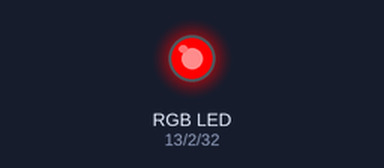
This sketch was run on a simulated ESP32. Parts: an RGB LED mixed from three pins (HIGH = lit).

Above: at 0.2 s.
At 1.2 s:
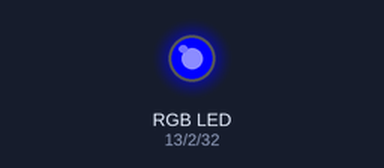
At 1.7 s:
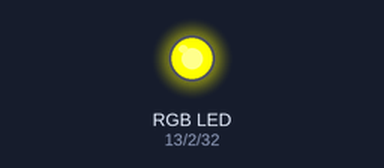
At 2.2 s:
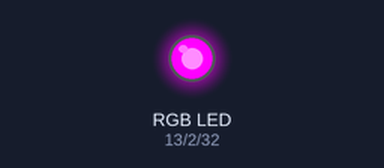
At 3.2 s:
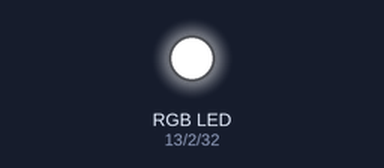
At 4.7 s:
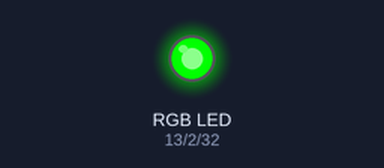
Timing chart, 0 to 5.2 s (numbered marks = the images above):
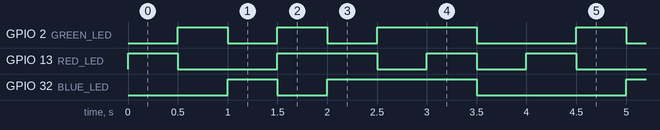

The sketch:

led_example.ino
```cpp
#define RED_LED    13
#define GREEN_LED  2
#define BLUE_LED   32

void setRGB(bool red, bool green, bool blue) {
  digitalWrite(RED_LED, red ? HIGH : LOW);
  digitalWrite(GREEN_LED, green ? HIGH : LOW);
  digitalWrite(BLUE_LED, blue ? HIGH : LOW);
}

void setup() {
  pinMode(RED_LED, OUTPUT);
  pinMode(GREEN_LED, OUTPUT);
  pinMode(BLUE_LED, OUTPUT);

  setRGB(false, false, false);
}

void loop() {
  // Red
  setRGB(true, false, false);
  delay(500);

  // Green
  setRGB(false, true, false);
  delay(500);

  // Blue
  setRGB(false, false, true);
  delay(500);

  // Yellow: red + green
  setRGB(true, true, false);
  delay(500);

  // Purple: red + blue
  setRGB(true, false, true);
  delay(500);

  // Cyan: green + blue
  setRGB(false, true, true);
  delay(500);

  // White: red + green + blue
  setRGB(true, true, true);
  delay(500);

  // Off
  setRGB(false, false, false);
  delay(500);
}
```

Measured:
- by itself, GPIO 2 (GREEN_LED): repeats every 4.0 s: LOW 0.50 s, HIGH 0.50 s, LOW 0.50 s, HIGH 1.0 s, LOW 1.0 s, HIGH 0.50 s
- by itself, GPIO 13 (RED_LED): repeats every 4.0 s: LOW 1.0 s, HIGH 1.0 s, 2 × (LOW 0.50 s, HIGH 0.50 s)
- by itself, GPIO 32 (BLUE_LED): repeats every 4.0 s: LOW 0.50 s, HIGH 1.5 s, LOW 1.5 s, HIGH 0.50 s
